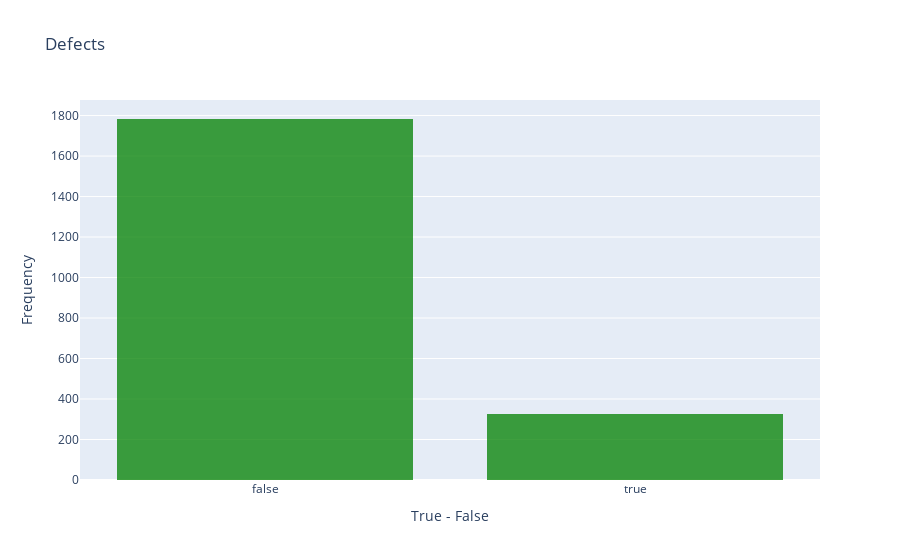

The notebook cell saved with this chart:
### Code cell
trace = go.Histogram(
    x = data.defects,
    opacity = 0.75,
    name = "Defects",
    marker = dict(color = 'green'))

hist_data = [trace]
hist_layout = go.Layout(barmode='overlay',
                   title = 'Defects',
                   xaxis = dict(title = 'True - False'),
                   yaxis = dict(title = 'Frequency'),
)
fig = go.Figure(data = hist_data, layout = hist_layout)
iplot(fig)

### Figure 1 — Plotly figure (JSON) as saved in the notebook; plotly's stock layout.template omitted (floating-point values rounded to 4 significant figures; data arrays with more than 128 entries replaced by an {"elided": "..."} marker saying what was removed)
{"data": [{"marker": {"color": "green"}, "name": "Defects", "opacity": 0.75, "type": "histogram", "x": {"elided": "2109 bool values"}}], "layout": {"barmode": "overlay", "title": {"text": "Defects"}, "xaxis": {"title": {"text": "True - False"}}, "yaxis": {"title": {"text": "Frequency"}}}}
